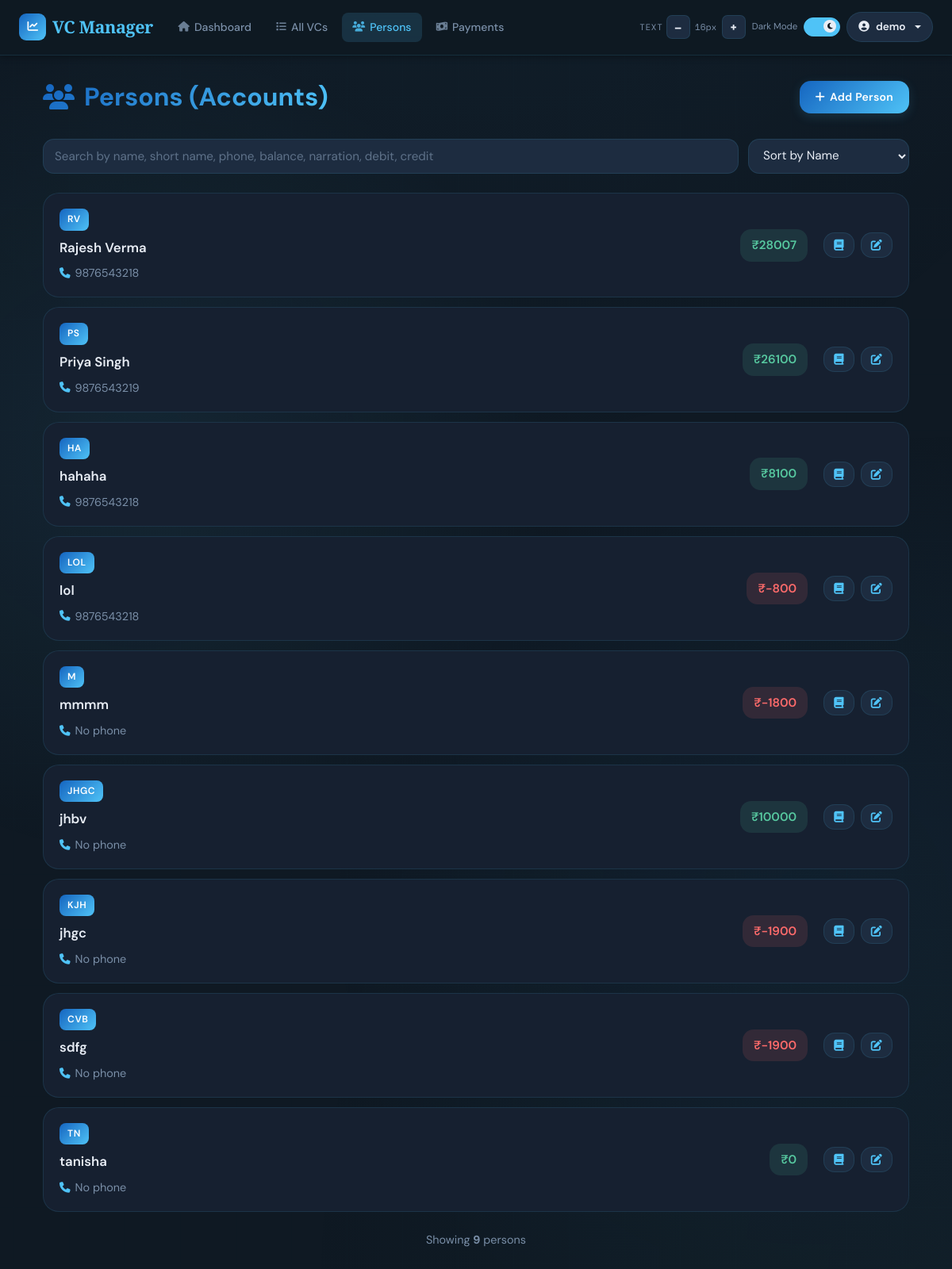
Screenshot of /person/ (signed in) with the database file from the repository.
### app/models/user.py (models this page shows, shortened)
class User(UserMixin, db.Model):
    __tablename__ = 'users'
    id = db.Column(db.Integer, primary_key=True)
    email = db.Column(db.String(120), unique=True, nullable=False, index=True)
    name = db.Column(db.String(120), nullable=False)
    password_hash = db.Column(db.String(255), nullable=True)  # Nullable for OAuth-only users
    google_id = db.Column(db.String(255), unique=True, nullable=True)  # For OAuth users
    created_at = db.Column(db.DateTime, default=datetime.utcnow)
    last_login = db.Column(db.DateTime, nullable=True)
    vcs = db.relationship('VC', backref='user', lazy=True, cascade='all, delete-orphan')
    persons = db.relationship('Person', backref='user', lazy=True, cascade='all, delete-orphan')

### app/models/person.py (models this page shows, shortened)
class Person(db.Model):
    __tablename__ = 'persons'
    id = db.Column(db.Integer, primary_key=True)
    user_id = db.Column(db.Integer, db.ForeignKey('users.id'), nullable=False, index=True)
    name = db.Column(db.String(80), nullable=False)
    short_name = db.Column(db.String(20), nullable=False)
    phone = db.Column(db.String(20), nullable=True)
    phone2 = db.Column(db.String(20), nullable=True)
    opening_balance = db.Column(db.Float, default=0.0, nullable=True)
    created_at = db.Column(db.DateTime, default=datetime.utcnow)
    __table_args__ = (
        db.UniqueConstraint('user_id', 'name',       name='uq_person_user_name'),
        db.UniqueConstraint('user_id', 'short_name', name='uq_person_user_short_name'),
    )
    payments = db.relationship('Payment', backref='person', lazy=True)
    ledger_entries = db.relationship('LedgerEntry', backref='ledger_person', lazy=True)
    @property
    def ledger_balance(self):
        entries = [e for e in self.ledger_entries if e is not None]
        if entries:
            last_entry = sorted(entries, key=lambda e: e.date, reverse=True)[0]
            return last_entry.balance if last_entry.balance is not None else (self.opening_balance or 0.0)
        return self.opening_balance or 0.0

### app/models/ledger.py (models this page shows)
class LedgerEntry(db.Model):
    __tablename__ = 'ledger_entries'
    id = db.Column(db.Integer, primary_key=True)
    person_id = db.Column(db.Integer, db.ForeignKey('persons.id'), nullable=True, index=True)
    vc_id = db.Column(db.Integer, db.ForeignKey('vcs.id'), nullable=True, index=True)
    date = db.Column(db.DateTime, nullable=False, default=datetime.utcnow)
    narration = db.Column(db.Text, nullable=False)
    debit = db.Column(db.Float, default=0)
    credit = db.Column(db.Float, default=0)
    balance = db.Column(db.Float, default=0)
    created_at = db.Column(db.DateTime, default=datetime.utcnow)
    vc = db.relationship('VC', foreign_keys=[vc_id], back_populates='ledger_entries', lazy=True)

### app/routes/person.py (the view)
@person_bp.route('/')
@login_required
def persons():
    persons = Person.query.filter_by(user_id=current_user.id).all()
    return render_template('person/list.html', persons=persons)

### templates/person/list.html (shortened to what this page needs)
{% extends "base.html" %}
{% block content %}
<div class="container-fluid">
    <div class="page-header">
        <h1 class="page-title">
            <i class="fas fa-users"></i>Persons (Accounts)
        </h1>
        <button class="btn btn-primary" onclick="location.href='{{ url_for('person.create_person') }}'">
            <i class="fas fa-plus"></i>Add Person
        </button>
    </div>
    <div class="control-bar">
        <div class="search-box">
            <input
                id="searchInput"
                type="search"
                class="form-control"
                placeholder="Search by name, short name, phone, balance, narration, debit, credit">
        </div>
        <select id="sortSelect" class="sort-select">
            <option value="name_asc">Sort by Name</option>
        </select>
    </div>
    <div class="person-list">
        {% if persons %}
            {% for person in persons %}
            <div class="person-item" id="person-{{ person.id }}"
                data-name="{{ person.name }}"
                data-phone="{{ (person.phone or '') ~ ' ' ~ (person.phone2 or '') }}"
                data-balance="{{ person.ledger_balance }}">
                <div class="person-item-main">
                    <div class="person-badge">{{ person.short_name }}</div>
                    <div class="person-name">{{ person.name }}</div>
                    <div class="person-meta">
                        {% if person.phone %}
                        <div class="person-meta-item">
                            <i class="fas fa-phone"></i>
                            <span>{{ person.phone }}</span>
                        </div>
                        {% endif %}
                        {% if not person.phone and not person.phone2 %}
                        <div class="person-meta-item" style="color: var(--text-muted);">
                            <i class="fas fa-phone"></i>
                            <span>No phone</span>
                        </div>
                        {% endif %}
                    </div>
                </div>
                <div class="person-item-actions">
                    <div class="balance-badge {{ 'positive' if person.ledger_balance >= 0 else 'negative' }}">
                        ₹{{ "%.0f"|format(person.ledger_balance) }}
                    </div>
                    <div class="action-buttons">
                        <button class="btn" onclick="event.stopPropagation(); location.href='{{ url_for('ledger.person_ledger', person_id=person.id) }}'" title="View Ledger">
                            <i class="fas fa-book"></i>
                        </button>
                        <button class="btn" onclick="event.stopPropagation(); location.href='{{ url_for('person.edit_person', id=person.id) }}'" title="Edit">
                            <i class="fas fa-edit"></i>
                        </button>
                    </div>
                </div>
            </div>
            {% endfor %}
        {% endif %}
    </div>
    {% if persons %}
    <div style="margin-top: 24px; text-align: center; color: var(--text-muted); font-size: 0.9rem;">
        Showing <strong>{{ persons|length }}</strong> person{{ 's' if persons|length != 1 else '' }}
    </div>
    {% endif %}
</div>
{% endblock %}

### templates/base.html (shortened to what this page needs)
<!DOCTYPE html>
<html lang="en" data-theme="dark">
<head>
    <link href="https://cdnjs.cloudflare.com/ajax/libs/font-awesome/6.5.0/css/all.min.css" rel="stylesheet">
    <link href="https://cdn.jsdelivr.net/npm/bootstrap@5.3.0/dist/css/bootstrap.min.css" rel="stylesheet">
    <link rel="stylesheet" href="https://cdn.jsdelivr.net/npm/swiper@11/swiper-bundle.min.css" />
</head>
<body>
<nav class="navbar navbar-expand-lg" role="navigation" aria-label="Main navigation">
    <div class="container-fluid px-4">
        <a class="navbar-brand" href="{{ url_for('dashboard.index') }}">
            <div class="brand-icon" aria-hidden="true"><i class="fas fa-chart-line"></i></div>
            VC Manager
        </a>
        <div class="collapse navbar-collapse" id="navbarNav">
            {% if current_user.is_authenticated %}
            <ul class="navbar-nav me-auto d-none d-md-flex">
                <li class="nav-item"><a class="nav-link" href="{{ url_for('dashboard.index') }}"><i class="fas fa-home"></i>Dashboard</a></li>
                <li class="nav-item"><a class="nav-link" href="{{ url_for('vc.vcs_list') }}"><i class="fas fa-list"></i>All VCs</a></li>
                <li class="nav-item"><a class="nav-link" href="{{ url_for('person.persons') }}"><i class="fas fa-users"></i>Persons</a></li>
                <li class="nav-item"><a class="nav-link" href="{{ url_for('payment.record_payment') }}"><i class="fas fa-money-bill-wave"></i>Payments</a></li>
            </ul>
            {% endif %}
            <div class="d-flex align-items-center ms-auto gap-2 mt-2 mt-lg-0">
                <div class="d-flex align-items-center gap-1" role="toolbar" aria-label="Font size">
                    <span class="a11y-label d-none d-xl-inline">Text</span>
                    <button class="fs-btn" id="fsDecrease" aria-label="Decrease font size">–</button>
                    <span class="fs-display" id="fsDisplay" aria-live="polite">16px</span>
                    <button class="fs-btn" id="fsIncrease" aria-label="Increase font size">+</button>
                </div>
                <div class="d-flex align-items-center gap-2" aria-label="Theme">
                    <span class="toggle-label-text d-none d-xl-inline" id="themeLabel">Dark</span>
                    <label class="toggle-switch" aria-label="Toggle light/dark mode">
                        <div class="toggle-track"></div>
                        <div class="toggle-thumb"><i class="fas fa-moon" id="toggleIcon"></i></div>
                    </label>
                </div>
                {% if current_user.is_authenticated %}
                <div class="dropdown">
                    <button class="user-btn dropdown-toggle" type="button" data-bs-toggle="dropdown" aria-expanded="false">
                        <i class="fas fa-user-circle"></i>
                        <span class="d-none d-sm-inline">{{ current_user.name }}</span>
                    </button>
                </div>
                {% endif %}
            </div>
        </div>
    </div>
</nav>
<main class="main-content" role="main">
    <div class="container">
        {% block content %}{% endblock %}
    </div>
</main>
</body>
</html>

### templates/person/list.html (style rules this page uses)
html { font-size: var(--fs-base); }
body { font-size: var(--fs-base); }
.page-header { display: flex; justify-content: space-between; align-items: center; gap: 12px; margin-bottom: 32px; flex-wrap: nowrap; }
.page-title { font-size: 2rem; font-weight: 700; background: var(--grad-header); -webkit-background-clip: text; -webkit-text-fill-color: transparent; margin: 0; display: flex; align-items: center; gap: 12px; white-space: nowrap; flex-shrink: 0; }
.page-title i { color: var(--accent); flex-shrink: 0; }
.control-bar { display: flex; gap: 12px; flex-wrap: wrap; margin-bottom: 24px; align-items: center; }
.search-box { display: flex; gap: 8px; flex: 1; min-width: 240px; }
.search-box .form-control { background: var(--surface2); color: var(--text); border: 1.5px solid var(--border); border-radius: var(--radius-md); padding: 10px 14px; font-size: 0.95rem; }
.search-box .form-control::placeholder { color: var(--text-muted); }
.sort-select { background: var(--surface2); color: var(--text); border: 1.5px solid var(--border); border-radius: var(--radius-md); padding: 10px 14px; font-size: 0.95rem; cursor: pointer; transition: all 0.28s cubic-bezier(.4,0,.2,1); }
.person-list { display: flex; flex-direction: column; gap: 12px; }
.person-item { background: var(--surface); border: 1.5px solid var(--border); border-radius: var(--radius-lg); padding: 18px 20px; transition: all 0.28s cubic-bezier(.4,0,.2,1); cursor: pointer; display: flex; align-items: center; justify-content: space-between; gap: 20px; }
.person-item-main { flex: 1; min-width: 0; }
.person-name { font-size: 1.05rem; font-weight: 600; color: var(--text); margin-bottom: 8px; }
.person-badge { background: var(--grad-header); color: #fff; padding: 4px 10px; border-radius: var(--radius-sm); font-weight: 600; font-size: 0.75rem; text-transform: uppercase; letter-spacing: 0.05em; display: inline-block; margin-bottom: 8px; margin-right: 8px; }
.person-meta { display: flex; gap: 16px; flex-wrap: wrap; font-size: 0.9rem; color: var(--text-muted); }
.person-meta-item { display: flex; align-items: center; gap: 6px; }
.person-meta-item i { color: var(--accent); font-size: 0.85rem; }
.person-item-actions { display: flex; gap: 20px; align-items: center; min-width: fit-content; }
.balance-badge { padding: 8px 14px; border-radius: var(--radius-md); font-weight: 600; text-align: center; font-size: 0.95rem; }
.balance-badge.positive { background: var(--success-bg); color: var(--success); }
.balance-badge.negative { background: var(--danger-bg); color: var(--danger); }
.action-buttons { display: flex; gap: 8px; }
.action-buttons .btn { padding: 8px 12px; border-radius: var(--radius-md); transition: all 0.28s cubic-bezier(.4,0,.2,1); border: 1.5px solid var(--border); background: var(--surface2); color: var(--accent); cursor: pointer; display: flex; align-items: center; justify-content: center; }

### rows the page displays
User: name "demo"
Person: short_name "RV", name "Rajesh Verma", phone "9876543218"
LedgerEntry: ledger_balance "28007"
Person: short_name "PS", name "Priya Singh", phone "9876543219"
LedgerEntry: ledger_balance "26100"
Person: short_name "HA", name "hahaha", phone "9876543218"
LedgerEntry: ledger_balance "8100"
Person: short_name "LOL", name "lol", phone "9876543218"
LedgerEntry: ledger_balance "-800"
Person: short_name "M", name "mmmm", phone "No phone"
LedgerEntry: ledger_balance "-1800"
Person: short_name "JHGC", name "jhbv", phone "No phone", ledger_balance "10000"
Person: short_name "KJH", name "jhgc", phone "No phone"
LedgerEntry: ledger_balance "-1900"
Person: short_name "CVB", name "sdfg", phone "No phone"
LedgerEntry: ledger_balance "-1900"
Person: short_name "TN", name "tanisha", phone "No phone", ledger_balance "0"

### other values shown
{{ persons|length }} "9"
{{ 's' if persons|length != 1 else '' }} "s"
